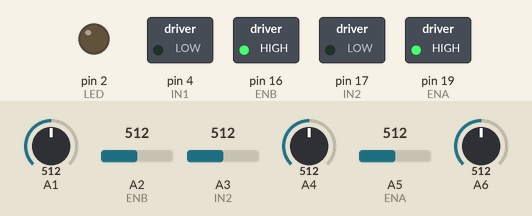
Bench run of a sketch on a simulated Arduino Uno, built with avr-gcc and run on an emulated ATmega328P. Parts: switched loads named in the sketch (green lamp = pin HIGH), output pins drawn as LEDs (lit = HIGH). Inputs (shaded band) come from the test bench; at power-on: A3 (IN2) = 512, A4 = 512, A1 = 512, A2 (ENB) = 512, A5 (ENA) = 512, A6 = 512.

Above: at 12.2 s.
12.3 s: A3 (IN2) set to 710
13.8 s: A4 set to 828
At 14.2 s:
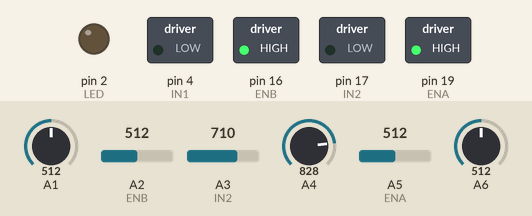
15.3 s: A4 set to 853
At 15.6 s:
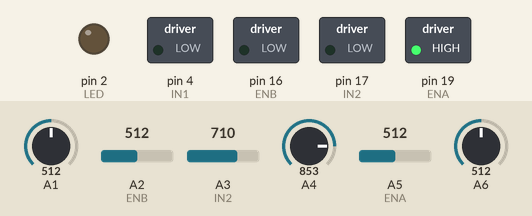
16.8 s: A1 set to 992
At 18.0 s:
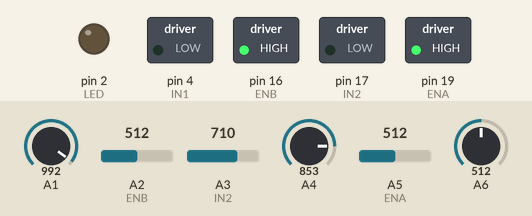
18.3 s: A1 set to 549
At 19.4 s:
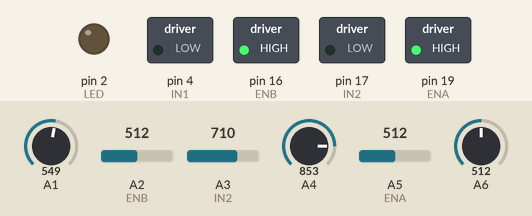
19.8 s: A1 set to 514
At 20.2 s:
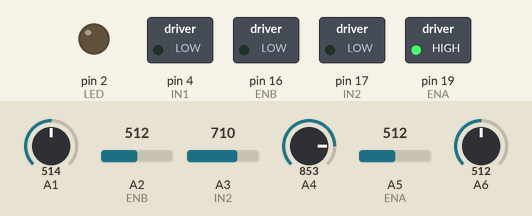
Timing chart, 0 to 22.3 s (numbered marks = the images above; inputs shaded):
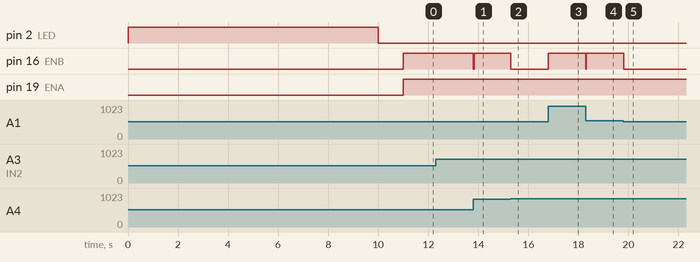

The sketch:

teste_PIDeFUZZY_simples_.ino
```cpp
#include <QTRSensors.h>

#define NUM_SENSORS 8
#define EMITTER_PIN 13
#define LED 2
#define NUM_LAPS 2

QTRSensors qtr;
uint16_t sensorValues[NUM_SENSORS];

// Motores
const int ENA = 19;
const int ENB = 16;
const int IN1 = 4;
const int IN2 = 17;

// Velocidade
int vD, vE;
int vMax = 255;
int baseSpeed = 200;

// PID
float kp = 0.6;
float ki = 0.0005;
float kd = 8.0;

float erro = 0;
float lastError = 0;
float integral = 0;

// Tempo
unsigned long lastTime = 0;

// Linha
int line, presentLine, lastLine = 0;
int lap = 0;
bool chegada = false;

void setup() {
  pinMode(LED, OUTPUT);

  pinMode(ENA, OUTPUT);
  pinMode(ENB, OUTPUT);
  pinMode(IN1, OUTPUT);
  pinMode(IN2, OUTPUT);

  digitalWrite(IN1, LOW);
  digitalWrite(IN2, LOW);

  qtr.setTypeAnalog();
  qtr.setSensorPins((const uint8_t[]){26,25,33,32,35,34,39,36}, NUM_SENSORS);
  qtr.setEmitterPin(EMITTER_PIN);

  Serial.begin(115200);

  // Calibração
  digitalWrite(LED, HIGH);
  for (int i = 0; i < 400; i++) qtr.calibrate();
  digitalWrite(LED, LOW);

  delay(1000);

  lastTime = millis();
}

void loop() {

  uint16_t position = qtr.readLineWhite(sensorValues);

  // =========================
  // DETECÇÃO DE LINHA DE CHEGADA
  // =========================
  line = (sensorValues[0] < 700 && sensorValues[7] < 700) ? 1 : 0;

  if (line != lastLine) lastTime = millis();

  if ((millis() - lastTime) > 50) {
    if (line != presentLine) {
      presentLine = line;
      if (presentLine == 1) lap++;

      if (lap == NUM_LAPS) chegada = true;
    }
  }

  // =========================
  // PID COM TEMPO REAL
  // =========================
  float dt = (millis() - lastTime) / 1000.0;
  if (dt <= 0) dt = 0.01;

  erro = ((float)position - 3500) / 10.0;

  // Filtro de erro (suavização)
  erro = 0.7 * erro + 0.3 * lastError;

  // Integral com anti-windup
  integral += erro * dt;
  if (integral > 100) integral = 100;
  if (integral < -100) integral = -100;

  float deriv = (erro - lastError) / dt;

  lastError = erro;

  // =========================
  // FUZZY SIMPLES (ADAPTATIVO)
  // =========================
  float absErro = abs(erro);

  if (absErro < 10) {
    kp = 0.4; kd = 5;
  } else if (absErro < 50) {
    kp = 0.7; kd = 10;
  } else {
    kp = 1.2; kd = 15;
  }

  float correction = kp * erro + ki * integral + kd * deriv;

  // =========================
  // VELOCIDADE DINÂMICA
  // =========================
  int dynamicBase = baseSpeed - absErro * 0.8;
  if (dynamicBase < 120) dynamicBase = 120;

  vD = dynamicBase + correction;
  vE = dynamicBase - correction;

  // Limites
  vD = constrain(vD, 0, vMax);
  vE = constrain(vE, 0, vMax);

  // PWM mínimo (evita motor travar)
  if (vD > 0 && vD < 70) vD = 70;
  if (vE > 0 && vE < 70) vE = 70;

  // =========================
  // PERDA DE LINHA
  // =========================
  if (position < 100 || position > 6900) {
    if (lastError > 0) {
      vD = 200;
      vE = 0;
    } else {
      vD = 0;
      vE = 200;
    }
  }

  // =========================
  // CHEGADA
  // =========================
  if (chegada) {
    vD = 0;
    vE = 0;
    analogWrite(ENA, 0);
    analogWrite(ENB, 0);
    Serial.println("CHEGADA");
    while (1);
  }

  lastLine = line;

  // =========================
  // SAÍDA MOTORES
  // =========================
  analogWrite(ENA, vD);
  analogWrite(ENB, vE);
}
```

Measured:
- the behaviour switches between 838 and 839 on A4 (found by bisection; images 1 and 2)
- the behaviour switches between 532 and 531 on A1 (found by bisection; images 4 and 5)
- after the input at 13.8 s, pin 16 (ENB): HIGH → LOW at once, → HIGH 0.03 s later
- after the input at 15.3 s, pin 16 (ENB): HIGH → LOW at once
- after the input at 16.8 s, pin 16 (ENB): LOW → HIGH at once
- after the input at 18.3 s, pin 16 (ENB): HIGH → LOW at once, → HIGH 0.01 s later
- after the input at 19.8 s, pin 16 (ENB): HIGH → LOW at once
